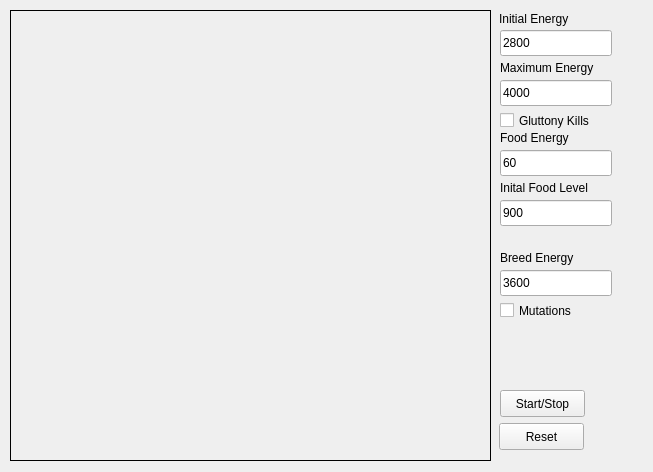
<?xml version="1.0" encoding="UTF-8"?>
<ui version="4.0">
 <class>MainWindow</class>
 <widget class="QMainWindow" name="MainWindow">
  <property name="geometry">
   <rect>
    <x>0</x>
    <y>0</y>
    <width>653</width>
    <height>472</height>
   </rect>
  </property>
  <property name="windowTitle">
   <string>AntPop</string>
  </property>
  <widget class="QWidget" name="centralwidget">
   <widget class="QLabel" name="arena">
    <property name="geometry">
     <rect>
      <x>10</x>
      <y>10</y>
      <width>481</width>
      <height>451</height>
     </rect>
    </property>
    <property name="minimumSize">
     <size>
      <width>320</width>
      <height>240</height>
     </size>
    </property>
    <property name="frameShape">
     <enum>QFrame::Box</enum>
    </property>
    <property name="text">
     <string/>
    </property>
   </widget>
   <widget class="QLineEdit" name="initialEnergy">
    <property name="geometry">
     <rect>
      <x>500</x>
      <y>30</y>
      <width>112</width>
      <height>26</height>
     </rect>
    </property>
    <property name="inputMask">
     <string/>
    </property>
    <property name="text">
     <string>2800</string>
    </property>
   </widget>
   <widget class="QLabel" name="label_3">
    <property name="geometry">
     <rect>
      <x>499</x>
      <y>11</y>
      <width>81</width>
      <height>16</height>
     </rect>
    </property>
    <property name="text">
     <string>Initial Energy</string>
    </property>
   </widget>
   <widget class="QLineEdit" name="foodEnergy">
    <property name="geometry">
     <rect>
      <x>500</x>
      <y>150</y>
      <width>112</width>
      <height>26</height>
     </rect>
    </property>
    <property name="inputMask">
     <string/>
    </property>
    <property name="text">
     <string>60</string>
    </property>
   </widget>
   <widget class="QLabel" name="label_4">
    <property name="geometry">
     <rect>
      <x>500</x>
      <y>130</y>
      <width>72</width>
      <height>16</height>
     </rect>
    </property>
    <property name="text">
     <string>Food Energy</string>
    </property>
   </widget>
   <widget class="QLineEdit" name="breedEnergy">
    <property name="geometry">
     <rect>
      <x>500</x>
      <y>270</y>
      <width>112</width>
      <height>26</height>
     </rect>
    </property>
    <property name="inputMask">
     <string/>
    </property>
    <property name="text">
     <string>3600</string>
    </property>
   </widget>
   <widget class="QLabel" name="label_5">
    <property name="geometry">
     <rect>
      <x>500</x>
      <y>250</y>
      <width>78</width>
      <height>16</height>
     </rect>
    </property>
    <property name="text">
     <string>Breed Energy</string>
    </property>
   </widget>
   <widget class="QLineEdit" name="maxEnergy">
    <property name="geometry">
     <rect>
      <x>500</x>
      <y>80</y>
      <width>112</width>
      <height>26</height>
     </rect>
    </property>
    <property name="inputMask">
     <string/>
    </property>
    <property name="text">
     <string>4000</string>
    </property>
   </widget>
   <widget class="QLabel" name="label_6">
    <property name="geometry">
     <rect>
      <x>500</x>
      <y>60</y>
      <width>106</width>
      <height>16</height>
     </rect>
    </property>
    <property name="text">
     <string>Maximum Energy</string>
    </property>
   </widget>
   <widget class="QLineEdit" name="initFood">
    <property name="geometry">
     <rect>
      <x>500</x>
      <y>200</y>
      <width>112</width>
      <height>26</height>
     </rect>
    </property>
    <property name="inputMask">
     <string/>
    </property>
    <property name="text">
     <string>900</string>
    </property>
   </widget>
   <widget class="QLabel" name="label_7">
    <property name="geometry">
     <rect>
      <x>500</x>
      <y>180</y>
      <width>97</width>
      <height>16</height>
     </rect>
    </property>
    <property name="text">
     <string>Inital Food Level</string>
    </property>
   </widget>
   <widget class="QPushButton" name="reset">
    <property name="geometry">
     <rect>
      <x>499</x>
      <y>423</y>
      <width>85</width>
      <height>27</height>
     </rect>
    </property>
    <property name="text">
     <string>Reset</string>
    </property>
   </widget>
   <widget class="QPushButton" name="restart">
    <property name="geometry">
     <rect>
      <x>500</x>
      <y>390</y>
      <width>85</width>
      <height>27</height>
     </rect>
    </property>
    <property name="text">
     <string>Start/Stop</string>
    </property>
   </widget>
   <widget class="QCheckBox" name="GluttonyKills">
    <property name="geometry">
     <rect>
      <x>500</x>
      <y>110</y>
      <width>111</width>
      <height>21</height>
     </rect>
    </property>
    <property name="text">
     <string>Gluttony Kills</string>
    </property>
   </widget>
   <widget class="QCheckBox" name="Mutations">
    <property name="geometry">
     <rect>
      <x>500</x>
      <y>300</y>
      <width>101</width>
      <height>21</height>
     </rect>
    </property>
    <property name="text">
     <string>Mutations</string>
    </property>
   </widget>
  </widget>
 </widget>
 <tabstops>
  <tabstop>initialEnergy</tabstop>
  <tabstop>maxEnergy</tabstop>
  <tabstop>GluttonyKills</tabstop>
  <tabstop>foodEnergy</tabstop>
  <tabstop>initFood</tabstop>
  <tabstop>breedEnergy</tabstop>
  <tabstop>Mutations</tabstop>
  <tabstop>restart</tabstop>
  <tabstop>reset</tabstop>
 </tabstops>
 <resources/>
 <connections/>
</ui>
